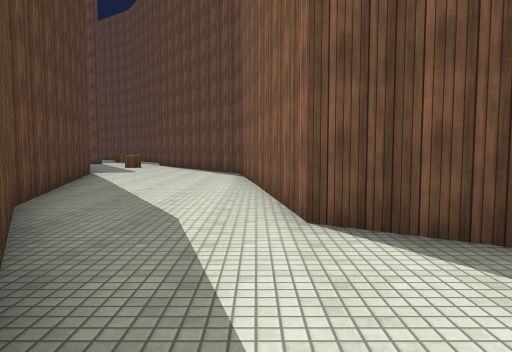
View 1 (above)

13 first-person views from a walk through a 3-D level made in the Unity game engine. The camera is 1.4 m above the floor, tilts 4° down and sees 70° across. The floor is counted in squares, 2 m on a side. Each view is taken from the middle of a square. On the plan, view 1 faces up. The plan holds only what a view shows up to about 11 squares ahead; the rest is blank. The place goes on beyond the plan. Surface patterns are stand-ins for the level's own textures.

View 2
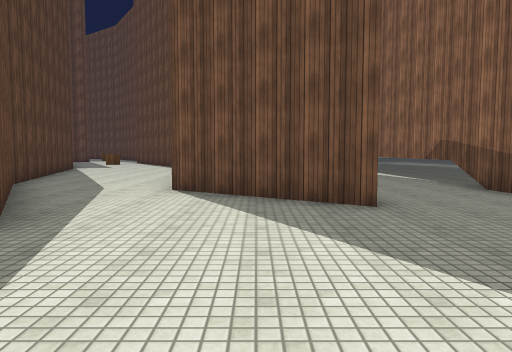

View 3
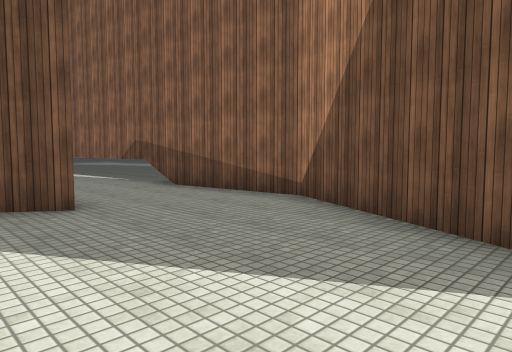

View 4
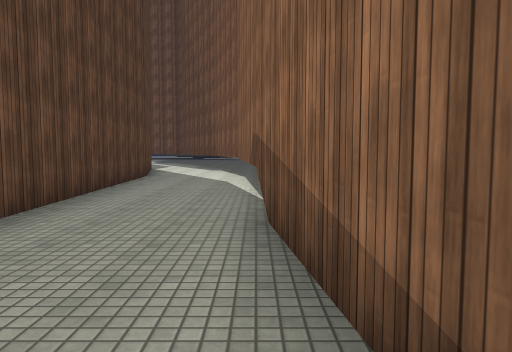

View 5
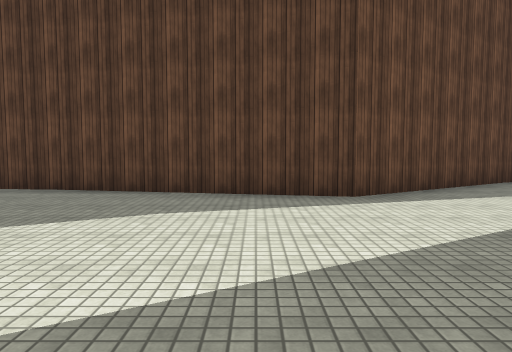

View 6
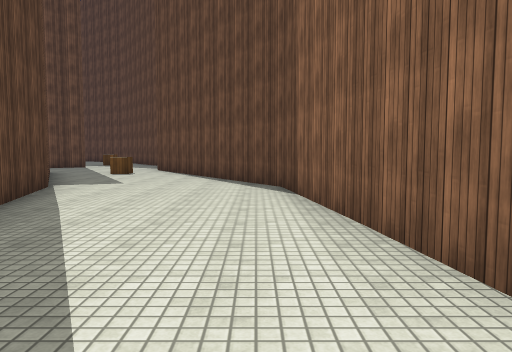

View 7
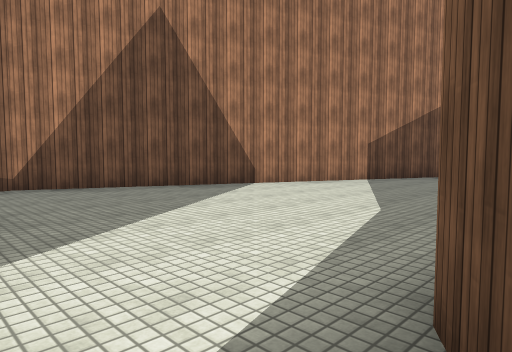

View 8
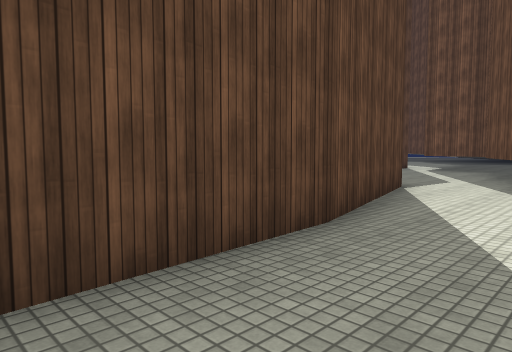

View 9
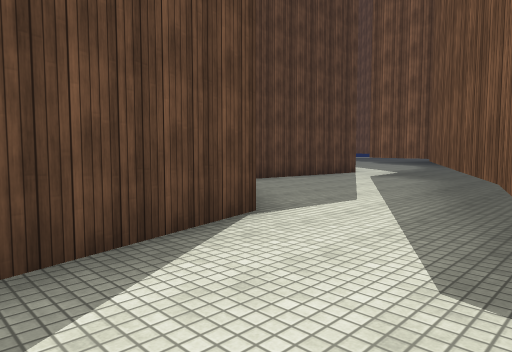

View 10
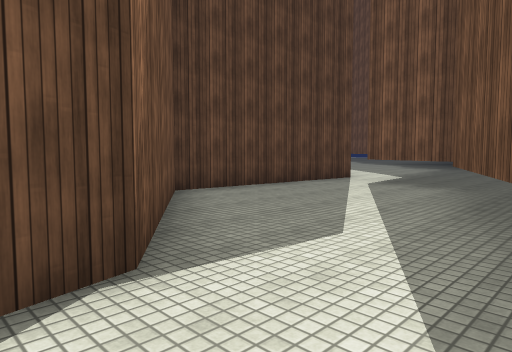

View 11
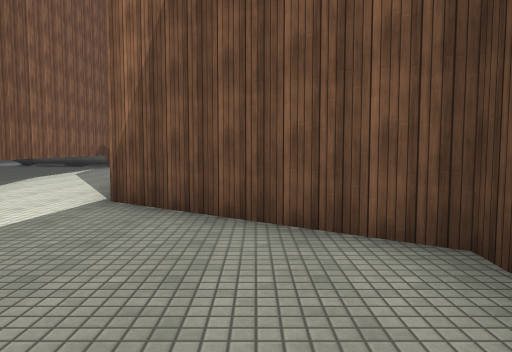

View 12
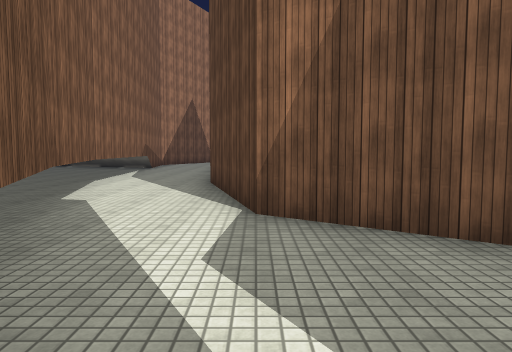

View 13
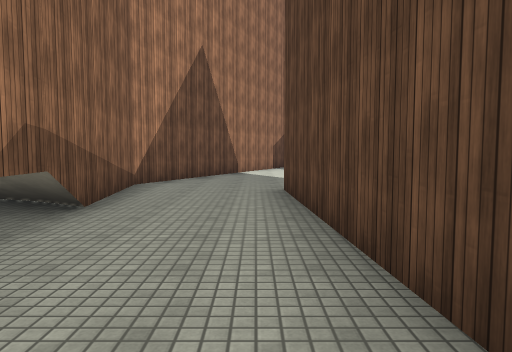

### Floor plan
Points are (right, up) in squares from view 1. A wall is a line through its corners. A room is listed if a view was taken in it or the views show most of it. See-through windows are left out.
Room 1 (views 1, 2, 3, 4, 5, 6, 7, 8, 9, 10, 13)
walls: (-3, 4.5) (-0.5, 0.5) (-1.7, -5.6); (-3.3, 5.4) (-3, 4.4); (3.6, -5.6) (6.5, 0.5) (5.3, 10); (3, 10) (3.5, 1.5) (0.5, 3.5) (0.1, 6.7); (5.5, 10) (4.5, 13.6); (4.5, 13.5) (3.5, 15.7); (2, 14) (3, 9.9)
ways out: opening at (3, 15) to room 2; opening at (-1.5, 5.5)
Room 2 (views 11, 12)
walls: (2, 20) (-0.1, 20.5); (3.5, 15.7) (2.5, 18.1); (-1, 21.6) (-1.5, 16.5) (2, 14)
ways out: opening at (3, 15) to room 1

Where each view was taken, in squares from view 1:
view 1: 0 up, 0 right, facing up
view 2: 3 down, 2 right, facing up
view 3: 3 down, 2 right, facing up-right
view 4: 0 up, 6 right, facing up
view 5: 1 down, 5 right, facing left
view 6: 4 up, 1 left, facing up
view 7: 2 up, 1 left, facing down-right
view 8: 7 up, 5 right, facing up-left
view 9: 11 up, 5 right, facing up-left
view 10: 13 up, 4 right, facing up-left
view 11: 19 up, 0 right, facing down
view 12: 18 up, 2 right, facing down
view 13: 8 up, 4 right, facing down
